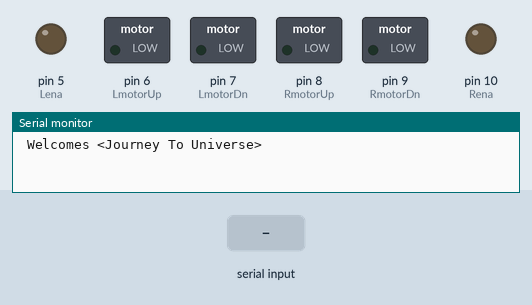
The sketch below on a simulated Arduino Uno, built with avr-gcc and run on an emulated ATmega328P. Parts: switched loads named in the sketch (green lamp = pin HIGH), output pins drawn as LEDs (lit = HIGH), the last lines printed to the serial monitor. Inputs (shaded band) come from the test bench.

Above: at 2.2 s.
2.3 s: "w" received over Serial
At 3.5 s:
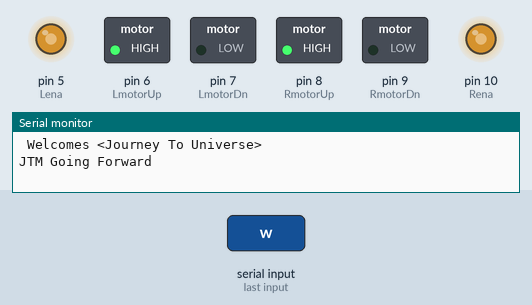
3.8 s: "s" received over Serial
At 4.2 s:
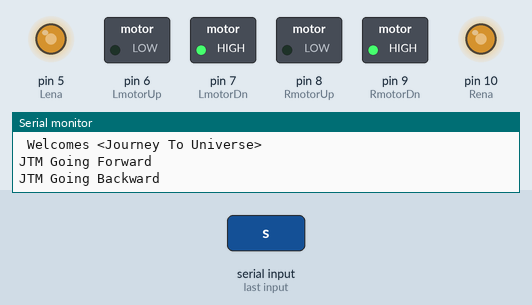
5.3 s: "a" received over Serial
At 6.5 s:
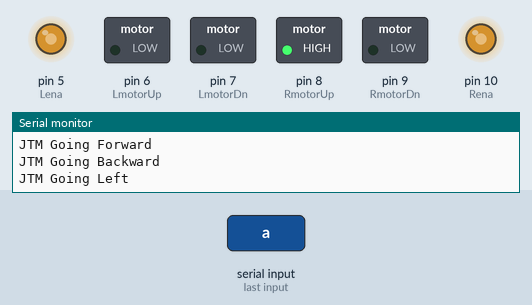
6.8 s: "d" received over Serial
At 7.7 s:
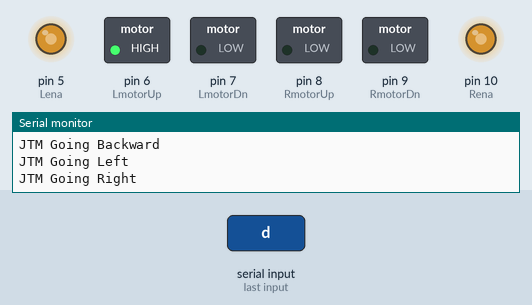
8.3 s: "x" received over Serial
At 8.9 s:
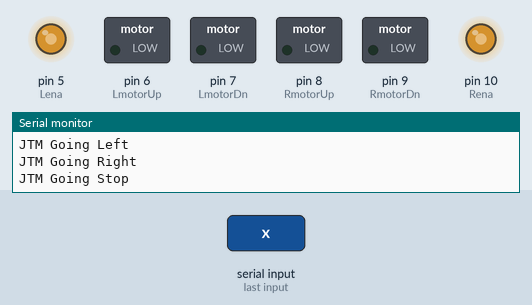
Timing chart, 0 to 10.8 s (numbered marks = the images above; inputs shaded):
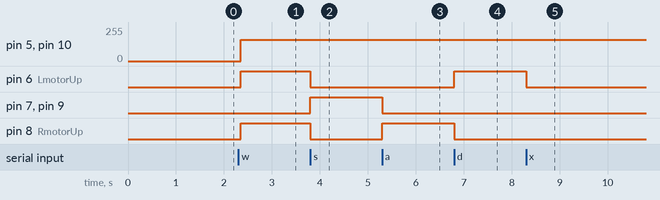

Measured:
- after the input at 2.3 s, pin 5 (Lena), pin 10 (Rena): 0/255 → 160/255 after 0.05 s; pin 6 (LmotorUp), pin 8 (RmotorUp): LOW → HIGH after 0.05 s
- after the input at 3.8 s, pin 6 (LmotorUp), pin 8 (RmotorUp): HIGH → LOW at once; pin 7 (LmotorDn), pin 9 (RmotorDn): LOW → HIGH at once
- after the input at 5.3 s, pin 7 (LmotorDn), pin 9 (RmotorDn): HIGH → LOW at once; pin 8 (RmotorUp): LOW → HIGH at once
- after the input at 6.8 s, pin 6 (LmotorUp): LOW → HIGH at once; pin 8 (RmotorUp): HIGH → LOW at once
- after the input at 8.3 s, pin 6 (LmotorUp): HIGH → LOW at once

The sketch:

code.ino
```cpp
int Lena     = 5;
int LmotorUp = 6;
int LmotorDn = 7;
int RmotorUp = 8;
int RmotorDn = 9;
int Rena     = 10;
int sp = 160;

void setup()
{
  Serial.begin(9600);
  pinMode(LmotorUp,OUTPUT);
  pinMode(LmotorDn,OUTPUT);
  pinMode(RmotorUp,OUTPUT);
  pinMode(RmotorDn,OUTPUT);
  pinMode(Lena, OUTPUT);
  pinMode(Rena, OUTPUT);
  Serial.println(" Welcomes <Journey To Universe> ");
  delay(1000);
}


void loop()
{
  if(Serial.available()>0)
  {
    int input = Serial.read();
    switch(input)
    {
     case 'w' : MoveF();
     break;
     case 's' : MoveB();
     break;
     case 'a' : MoveL();
     break;
     case 'd' : MoveR();
     break;
     case 'x' : Stop();
     break;
     default : break;
    }
  }
  delay(50);
}

void MoveF()
{
  Serial.println("JTM Going Forward");
  analogWrite(Lena, sp);
  analogWrite(Rena, sp);
  digitalWrite(LmotorUp,HIGH);
  digitalWrite(LmotorDn,LOW);
  digitalWrite(RmotorUp,HIGH);
  digitalWrite(RmotorDn,LOW);
}

void MoveB()
{
  Serial.println("JTM Going Backward");
  analogWrite(Lena, sp);
  analogWrite(Rena, sp);
  digitalWrite(LmotorUp,LOW);
  digitalWrite(LmotorDn,HIGH);
  digitalWrite(RmotorUp,LOW);
  digitalWrite(RmotorDn,HIGH);
}

void MoveL()
{
  Serial.println("JTM Going Left");
  analogWrite(Lena, sp);
  analogWrite(Rena, sp);
  digitalWrite(LmotorUp,LOW);
  digitalWrite(LmotorDn,LOW);
  digitalWrite(RmotorUp,HIGH);
  digitalWrite(RmotorDn,LOW);
}

void MoveR()
{
  Serial.println("JTM Going Right");
  analogWrite(Lena, sp);
  analogWrite(Rena, sp);
  digitalWrite(LmotorUp,HIGH);
  digitalWrite(LmotorDn,LOW);
  digitalWrite(RmotorUp,LOW);
  digitalWrite(RmotorDn,LOW);
}

void Stop()
{
  Serial.println("JTM Going Stop");
  analogWrite(Lena, sp);
  analogWrite(Rena, sp);
  digitalWrite(LmotorUp,LOW);
  digitalWrite(LmotorDn,LOW);
  digitalWrite(RmotorUp,LOW);
  digitalWrite(RmotorDn,LOW);
}
```
